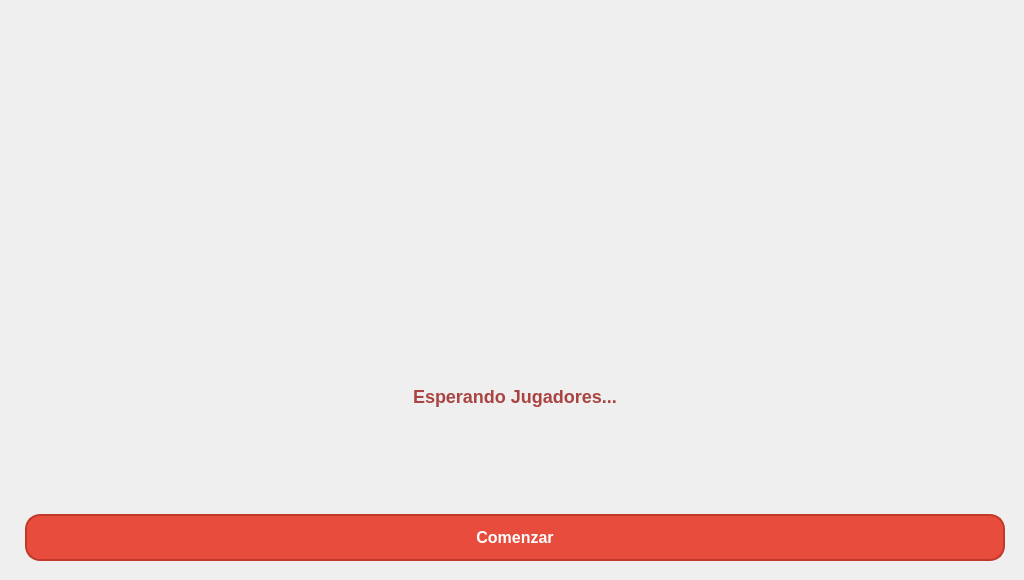
<?xml version="1.0" encoding="UTF-8"?>
<ui version="4.0">
 <class>Lista_Espera</class>
 <widget class="QWidget" name="Lista_Espera">
  <property name="geometry">
   <rect>
    <x>0</x>
    <y>0</y>
    <width>1024</width>
    <height>580</height>
   </rect>
  </property>
  <property name="minimumSize">
   <size>
    <width>1024</width>
    <height>580</height>
   </size>
  </property>
  <property name="windowTitle">
   <string>Form</string>
  </property>
  <property name="styleSheet">
   <string notr="true">QLabel#label_2 {
	border-image: url(&quot;:imagenes/worms_background.png&quot;)
}

/* Estilo para QPushButton (Botones) */
QPushButton#pushButton {
    color: white; /* Color del texto */
    padding: 12px 24px; /* Espaciado interno */
    text-align: center; /* Alineación del texto */
    text-decoration: none; /* Decoración del texto */
    display: inline-block;
    font-size: 16px; /* Tamaño de fuente */
    margin: 8px; /* Márgenes */
    border-radius: 15px; /* Bordes redondeados */
    font-family: &quot;Arial&quot;, sans-serif; /* Tipo de fuente */
    font-weight: bold; /* Letras más gruesas */
}

QPushButton:hover#pushButton {
    background-color: #c0392b; /* Cambio de color al pasar el mouse a rojo más oscuro */
}

QPushButton {
    background-color: #e74c3c; /* Rojo */
    border: 2px solid #c0392b; /* Borde rojo más oscuro */
    color: white; /* Color del texto */
    padding: 8px 16px; /* Espaciado interno */
    text-align: center; /* Alineación del texto */
    text-decoration: none; /* Decoración del texto */
    font-size: 14px; /* Tamaño de fuente */
    margin: 4px; /* Márgenes */
    border-radius: 8px; /* Bordes redondeados */
    font-family: &quot;YourDesiredFont&quot;, sans-serif; /* Cambia &quot;YourDesiredFont&quot; a la tipografía que desees */
    font-weight: bold; /* Letras más gruesas */
}

/* Estilo para QLabel con nombre &quot;label&quot; */
QLabel#label {
    color: #a94442; /* Color del texto */
    font-size: 18px; /* Tamaño de fuente */
    font-family: &quot;YourDesiredFont&quot;, sans-serif; /* Cambia &quot;YourDesiredFont&quot; a la tipografía que desees */
    font-weight: bold; /* Letras más gruesas */
}
</string>
  </property>
  <layout class="QGridLayout" name="gridLayout_3">
   <item row="0" column="0" rowspan="2" colspan="2">
    <widget class="QLabel" name="label_2">
     <property name="text">
      <string/>
     </property>
    </widget>
   </item>
   <item row="1" column="1">
    <layout class="QGridLayout" name="gridLayout">
     <item row="0" column="0">
      <layout class="QGridLayout" name="gridLayout_2">
       <item row="0" column="1">
        <widget class="QLabel" name="label">
         <property name="text">
          <string>Esperando Jugadores...</string>
         </property>
        </widget>
       </item>
       <item row="0" column="0">
        <spacer name="horizontalSpacer">
         <property name="orientation">
          <enum>Qt::Horizontal</enum>
         </property>
         <property name="sizeHint" stdset="0">
          <size>
           <width>40</width>
           <height>20</height>
          </size>
         </property>
        </spacer>
       </item>
       <item row="0" column="2">
        <spacer name="horizontalSpacer_2">
         <property name="orientation">
          <enum>Qt::Horizontal</enum>
         </property>
         <property name="sizeHint" stdset="0">
          <size>
           <width>40</width>
           <height>20</height>
          </size>
         </property>
        </spacer>
       </item>
      </layout>
     </item>
     <item row="1" column="0">
      <widget class="QPushButton" name="pushButton">
       <property name="text">
        <string>Comenzar</string>
       </property>
      </widget>
     </item>
    </layout>
   </item>
  </layout>
 </widget>
 <resources/>
 <connections/>
</ui>
